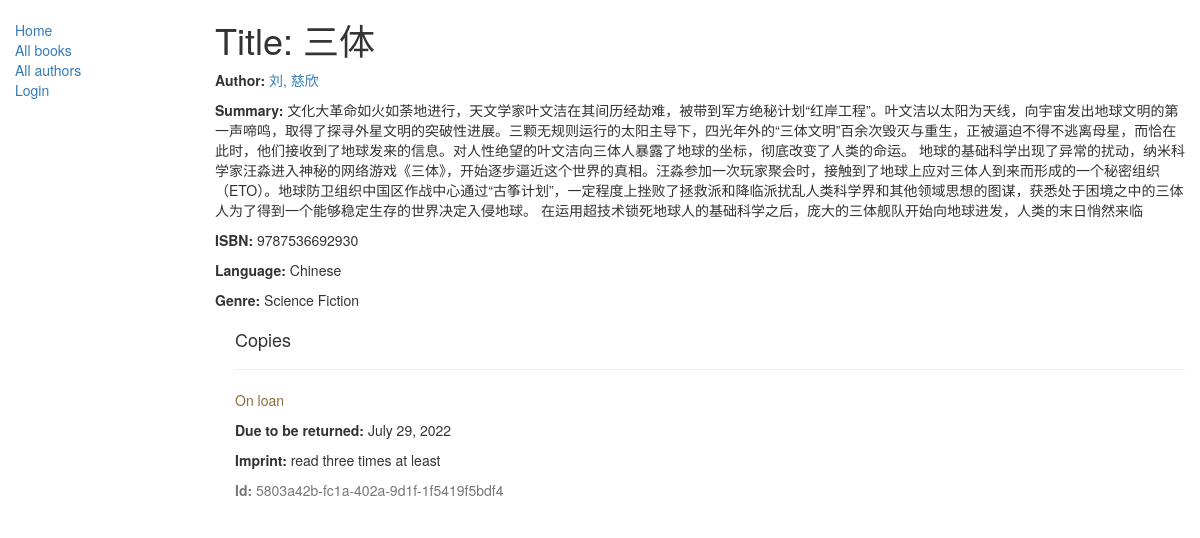
/catalog/book/2, run on the app's committed database.
### catalog/models.py (models this page shows, shortened)
class Book(models.Model):
    title = models.CharField(max_length=200)
    author = models.ForeignKey('Author', on_delete=models.SET_NULL, null=True)
    summary = models.TextField(max_length=1000, help_text="Enter a brief description of the book")
    isbn = models.CharField('ISBN', max_length=13,
                            unique=True,
                            help_text='13 Character <a href="https://www.isbn-international.org/content/what-isbn"'
                                      '>ISBN number</a>')
    genre = models.ManyToManyField(Genre, help_text="Select a genre for this book")
    language = models.ForeignKey('Language', on_delete=models.SET_NULL, null=True)
    def display_genre(self):
        """
        Creates a string for the Genre. This is required to display genre in Admin.
        """
        return ', '.join([genre.name for genre in self.genre.all()[:3]])
    display_genre.short_description = 'Genre'

class Author(models.Model):
    first_name = models.CharField(max_length=100)
    last_name = models.CharField(max_length=100)
    date_of_birth = models.DateField(null=True, blank=True)
    date_of_death = models.DateField('Died', null=True, blank=True)
    def __str__(self):
        return '%s, %s' % (self.last_name, self.first_name)
    class Meta:
        ordering = ['last_name']

class Language(models.Model):
    name = models.CharField(max_length=200,
                            help_text="Enter the book's natural language (e.g. English, French, Japanese etc.)")
    def __str__(self):
        return self.name

class Genre(models.Model):
    name = models.CharField(
        max_length=200,
        help_text="Enter a book genre (e.g. Science Fiction, French Poetry etc.)")
    def __str__(self):
        return self.name

class BookInstance(models.Model):
    id = models.UUIDField(primary_key=True, default=uuid.uuid4, help_text="Unique ID for "
                                                                          "this particular book across whole library")
    book = models.ForeignKey('Book', on_delete=models.SET_NULL, null=True)
    imprint = models.CharField(max_length=200)
    due_back = models.DateField(null=True, blank=True)
    borrower = models.ForeignKey(User, on_delete=models.SET_NULL, null=True, blank=True)
    LOAN_STATUS = (
        ('m', 'Maintenance'),
        ('o', 'On loan'),
        ('a', 'Available'),
        ('r', 'Reserved'),
    )
    status = models.CharField(max_length=1, choices=LOAN_STATUS, blank=True, default='m', help_text='Book availability')
    class Meta:
        ordering = ["due_back"]
        permissions = (("can_mark_returned", "Set book as returned"),)

### catalog/views.py (the view)
# urls.py: path('book/<int:pk>', views.BookDetailView.as_view(), name='book-detail'),
class BookDetailView(generic.DetailView):
    model = Book

### catalog/templates/catalog/book_detail.html
{% extends "base_generic.html" %}
{% block content %}
  <h1>Title: {{ book.title }}</h1>
  <p><strong>Author:</strong> <a href="{% url 'author-detail' book.author.pk %}">{{ book.author }}</a></p>
  <p><strong>Summary:</strong> {{ book.summary }}</p>
  <p><strong>ISBN:</strong> {{ book.isbn }}</p>
  <p><strong>Language:</strong> {{ book.language }}</p>
  <p><strong>Genre:</strong> {% for genre in book.genre.all %} {{ genre }}{% if not forloop.last %}, {% endif %}{% endfor %}</p>
  <div style="margin-left:20px;margin-top:20px">
    <h4>Copies</h4>
    {% for copy in book.bookinstance_set.all %}
    <hr>
    <p class="{% if copy.status == 'a' %}text-success{% elif copy.status == 'm' %}text-danger{% else %}text-warning{% endif %}">{{ copy.get_status_display }}</p>
    {% if copy.status != 'a' %}<p><strong>Due to be returned:</strong> {{copy.due_back}}</p>{% endif %}
    <p><strong>Imprint:</strong> {{copy.imprint}}</p>
    <p class="text-muted"><strong>Id:</strong> {{copy.id}}</p>
    {% endfor %}
  </div>
{% endblock %}

### data on the page
Book: title "三体", author "刘, 慈欣", summary "文化大革命如火如荼地进行，天文学家叶文洁在其间历经劫难，被带到军方绝秘计划“红岸工程”。叶文洁以太阳为天线，向宇宙发出地球文明的第一声啼鸣，取得了探寻外星文明的突破性进展。三颗无规则运行的太阳主导下，四光年外的“三体文明”百余次毁灭与重生，正被逼迫不得不逃离母星，而恰在此时，他们接收到了地球发来的信息。对人性绝望的叶文洁向三体人暴露了地球的坐标，彻底改变了人类的命运。 地球的基础科学出现了异常的扰动，纳米科学家汪淼进入神秘的网络游戏《三体》，开始逐步逼近这个世界的真相。汪淼参加一次玩家聚会时，接触到了地球上应对三体人到来而形成的一个秘密组织（ETO）。地球防卫组织中国区作战中心通过“古筝计划”，一定程度上挫败了拯救派和降临派扰乱人类科学界和其他领域思想的图谋，获悉处于困境之中的三体人为了得到一个能够稳定生存的世界决定入侵地球。 在运用超技术锁死地球人的基础科学之后，庞大的三体舰队开始向地球进发，人类的末日悄然来临", isbn "9787536692930", language "Chinese"
Genre: name "Science Fiction"
BookInstance: status "On loan", due_back "July 29, 2022", imprint "read three times at least", id "5803a42b-fc1a-402a-9d1f-1f5419f5bdf4"
